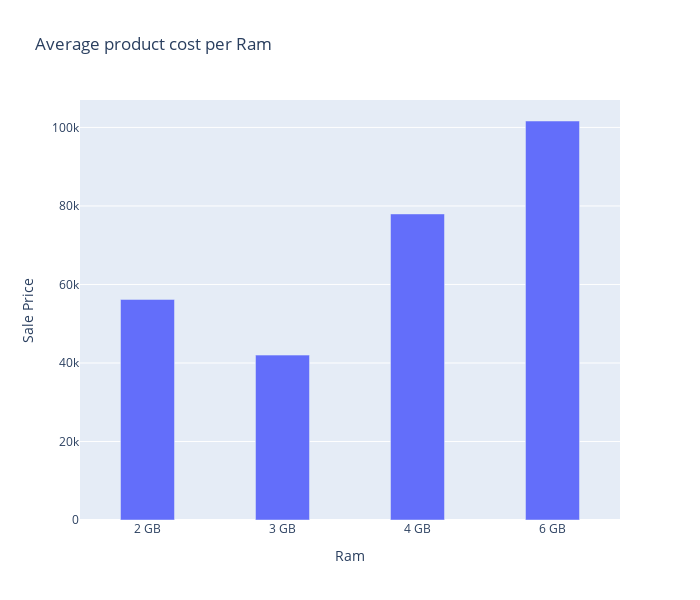

The notebook cell saved with this chart:
### Code cell
# Average cost of product by RAM size
avg_product_cost_perRam = new_df.groupby('Ram')['Sale Price'].mean()
fig = px.bar(avg_product_cost_perRam, x= avg_product_cost_perRam.index, y='Sale Price', width=700, height = 600, barmode='group', title='Average product cost per Ram')
fig.update_traces(width=0.4)

fig.show()

### Figure 1 — Plotly figure (JSON) as saved in the notebook; plotly's stock layout.template omitted (floating-point values rounded to 4 significant figures)
{"data": [{"alignmentgroup": "True", "hovertemplate": "Ram=%{x}<br>Sale Price=%{y}<extra></extra>", "legendgroup": "", "marker": {"color": "#636efa", "pattern": {"shape": ""}}, "name": "", "offsetgroup": "", "orientation": "v", "showlegend": false, "textposition": "auto", "type": "bar", "width": 0.4, "x": ["2 GB", "3 GB", "4 GB", "6 GB"], "xaxis": "x", "y": [56190.0, 41999, 77970.0, 101600.0], "yaxis": "y"}], "layout": {"barmode": "group", "height": 600, "legend": {"tracegroupgap": 0}, "title": {"text": "Average product cost per Ram"}, "width": 700, "xaxis": {"anchor": "y", "autorange": true, "domain": [0, 1], "range": [-0.5, 3.5], "title": {"text": "Ram"}, "type": "category"}, "yaxis": {"anchor": "x", "autorange": true, "domain": [0, 1], "range": [0, 107000.0], "title": {"text": "Sale Price"}, "type": "linear"}}}
